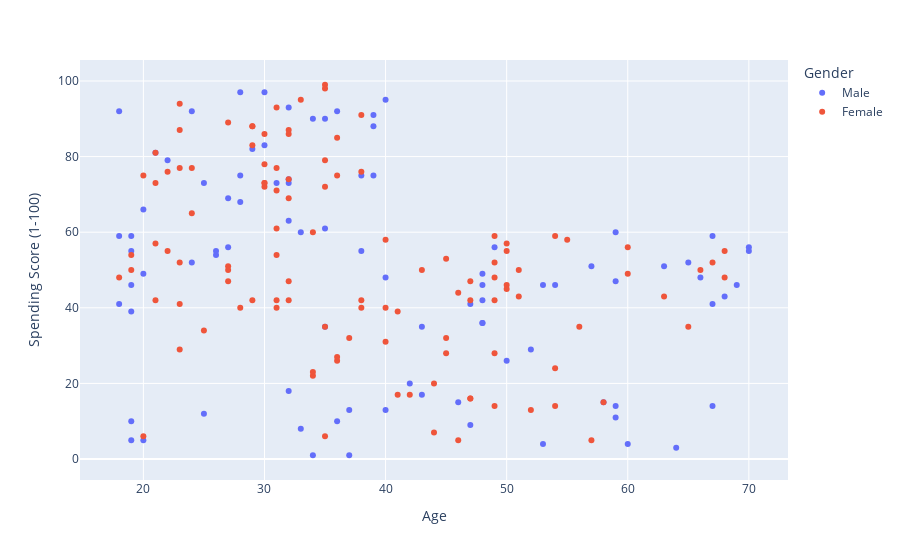

The code cell stored with this chart in its notebook:
### Code cell
scatters('Age', 'Spending Score (1-100)')

### Figure 1 — Plotly figure (JSON) as saved in the notebook; plotly's stock layout.template omitted (floating-point values rounded to 4 significant figures)
{"data": [{"hovertemplate": "Gender=Male<br>Age=%{x}<br>Spending Score (1-100)=%{y}<extra></extra>", "legendgroup": "Male", "marker": {"color": "#636efa", "symbol": "circle"}, "mode": "markers", "name": "Male", "orientation": "v", "showlegend": true, "type": "scatter", "x": [19, 21, 64, 67, 37, 22, 20, 52, 35, 25, 31, 29, 35, 60, 53, 18, 24, 48, 33, 59, 47, 69, 53, 70, 19, 63, 18, 19, 70, 59, 26, 40, 57, 38, 67, 48, 18, 48, 24, 48, 20, 67, 26, 49, 54, 68, 66, 65, 19, 27, 39, 43, 40, 59, 38, 47, 39, 20, 32, 19, 32, 25, 28, 48, 34, 43, 39, 37, 34, 19, 50, 42, 32, 40, 28, 36, 36, 58, 27, 59, 35, 46, 30, 28, 33, 32, 32, 30], "xaxis": "x", "y": [39, 81, 3, 14, 13, 79, 66, 29, 35, 73, 73, 82, 61, 4, 4, 92, 92, 36, 60, 60, 41, 46, 46, 56, 55, 51, 59, 59, 55, 47, 54, 48, 51, 55, 41, 46, 41, 49, 52, 42, 49, 59, 55, 56, 46, 43, 48, 52, 46, 56, 91, 35, 95, 11, 75, 9, 75, 5, 73, 10, 93, 12, 97, 36, 90, 17, 88, 1, 1, 5, 26, 20, 63, 13, 75, 10, 92, 15, 69, 14, 90, 15, 97, 68, 8, 74, 18, 83], "yaxis": "y"}, {"hovertemplate": "Gender=Female<br>Age=%{x}<br>Spending Score (1-100)=%{y}<extra></extra>", "legendgroup": "Female", "marker": {"color": "#EF553B", "symbol": "circle"}, "mode": "markers", "name": "Female", "orientation": "v", "showlegend": true, "type": "scatter", "x": [20, 23, 31, 22, 35, 23, 30, 35, 58, 24, 35, 35, 46, 54, 45, 40, 23, 21, 49, 21, 42, 30, 36, 20, 65, 31, 49, 24, 50, 27, 29, 31, 49, 31, 50, 51, 27, 67, 54, 43, 68, 32, 47, 60, 60, 45, 23, 49, 46, 21, 55, 22, 34, 50, 68, 40, 32, 47, 27, 23, 49, 21, 66, 19, 38, 18, 19, 63, 49, 51, 50, 38, 40, 23, 31, 25, 31, 29, 44, 35, 57, 28, 32, 32, 34, 44, 38, 47, 27, 30, 30, 56, 29, 31, 36, 33, 36, 52, 30, 37, 32, 29, 41, 54, 41, 36, 34, 32, 38, 47, 35, 45], "xaxis": "x", "y": [6, 77, 40, 76, 6, 94, 72, 99, 15, 77, 35, 98, 5, 14, 32, 31, 87, 73, 14, 81, 17, 73, 26, 75, 35, 61, 28, 65, 55, 47, 42, 42, 52, 54, 45, 50, 51, 52, 59, 50, 48, 47, 42, 49, 56, 53, 52, 42, 44, 57, 58, 55, 60, 46, 55, 40, 42, 47, 50, 41, 48, 42, 50, 54, 42, 48, 50, 43, 59, 43, 57, 40, 58, 29, 77, 34, 71, 88, 7, 72, 5, 40, 87, 74, 22, 20, 76, 16, 89, 78, 73, 35, 83, 93, 75, 95, 27, 13, 86, 32, 86, 88, 39, 24, 17, 85, 23, 69, 91, 16, 79, 28], "yaxis": "y"}], "layout": {"legend": {"title": {"text": "Gender"}, "tracegroupgap": 0}, "margin": {"t": 60}, "xaxis": {"anchor": "y", "domain": [0, 1], "title": {"text": "Age"}}, "yaxis": {"anchor": "x", "domain": [0, 1], "title": {"text": "Spending Score (1-100)"}}}}
